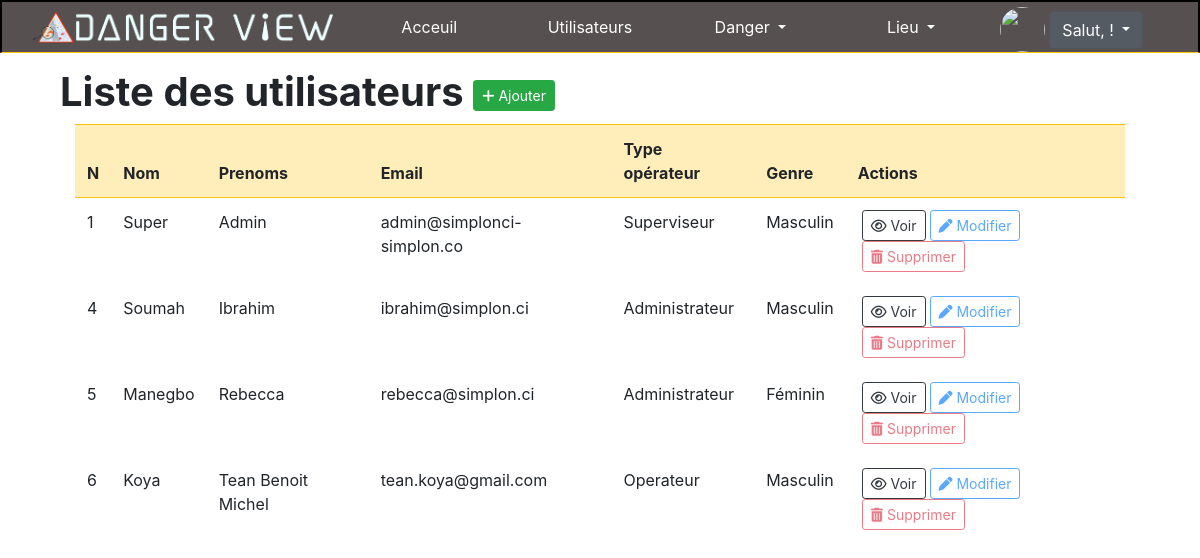
Page /list-utilisateur.php on the earlier database version.
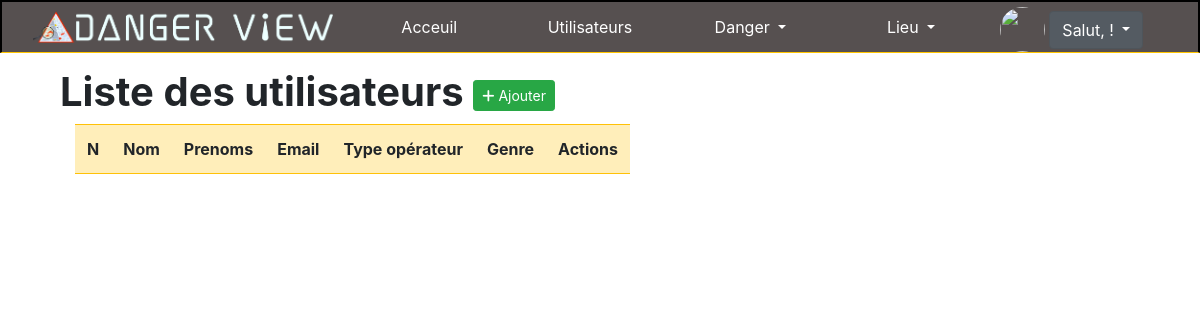
Same page on the later database version.
### tables this page shows
CREATE TABLE `user` (
  `idUtilisateur` int(11) NOT NULL,
  `nomUtilisateur` varchar(50) NOT NULL,
  `prenomUtilisateur` varchar(50) NOT NULL,
  `sexeUtilisateur` varchar(10) NOT NULL,
  `emailuser` varchar(50) NOT NULL,
  `motdepasseuser` varchar(60) NOT NULL,
  `dateinscriptionuser` datetime NOT NULL,
  `roleUtilisateur` varchar(30) NOT NULL,
  `aap` varchar(10) NOT NULL,
  `aav` varchar(10) NOT NULL,
  `aaq` varchar(10) NOT NULL,
  `aatd` varchar(10) NOT NULL,
  `aacd` varchar(10) NOT NULL,
  `avatar` varchar(60) NOT NULL,
  `idParent` int(11) NOT NULL
);

### table/user.php (the view)
<div class="container">
    <div class=" row ml-auto mr-auto  block-forms pl-25 " style="width:90vw;">
    <h1><strong>Liste des utilisateurs  </strong><a href="ajout-utilisateur.php" class="btn btn-success btn-sm"><i class="fa fa-plus" aria-hidden="true"></i> Ajouter</a></h1>
        <table class="table container-fluid content-justify-center table-responsive table-hover table-borderless">
            <thead class="border-bottom border-top border-warning">
                <tr class="table-warning">
                    <th>N</th>
                    <th>Nom</th>
                    <th>Prenoms</th>
                    <th>Email</th>
                    <th>Type opérateur</th>
                    <th>Genre</th>
                    <th>Actions</th>
                </tr>
            </thead>
            <tbody>
                <?php
                    $db= Database::connect();
                    $recupUtilisateur = $db->query('SELECT * FROM  user ORDER by dateinscriptionuser');
                    while($user = $recupUtilisateur-> fetch())
                    {
                        echo '<tr>
                        <td>';
                        echo $user['idUtilisateur'];
                        echo '</td>
                        <td>';
                        echo $user['nomUtilisateur'];
                        echo '</td>
                        <td>';
                        echo $user['prenomUtilisateur'];
                        echo '</td>
                        <td>';
                        echo $user['emailuser'];
                        echo '</td>
                        <td>';
                        echo $user['roleUtilisateur'];
                        echo '</td>
                        <td>';
                        if ($user['sexeUtilisateur'] == "M") {
                            echo 'Masculin';
                        }
                        else {
                            echo 'Féminin';
                        }
                        echo '</td><td>';
                        echo '<a class="btn btn btn-outline-dark btn-sm ml-1" href="view-utilisateur.php?id=' .$user['idUtilisateur'] .'"><i class="fa fa-eye" aria-hidden="true"></i> Voir</a>';
                        if ($_SESSION['idUtilisateur'] == $user['idParent'] || $_SESSION['typeUtilisateur'] == 'Super Administrateur') {
                            echo '<a class="btn btn-outline-primary btn-sm ml-1" href="ajout-utilisateur.php?id='.$user['idUtilisateur'].'&operation=modification"><i class="fas fa-pen" aria-hidden="true"></i> Modifier</a>';
                            echo '<a class="btn btn-outline-danger btn-sm ml-1 text-danger" data-toggle="modal" data-target="#exampleModalCenter'.$user['idUtilisateur'].'"><i class="fa fa-trash" aria-hidden="true"></i> Supprimer</a>';
                            echo '</td>
                             <tr>';
                            echo  '<div class="modal fade" id="exampleModalCenter'.$user['idUtilisateur'].'" tabindex="-1" role="dialog" aria-labelledby="exampleModalCenterTitle" aria-hidden="true">
                             <div class="modal-dialog modal-dialog-centered" role="document">
                                 <div class="modal-content">
                                 <div class="modal-header">
                                     <h5 class="modal-title" id="exampleModalLongTitle'.$user['idUtilisateur'].'">Supprimer un utilisateur</h5>
                                     <button type="button" class="close" data-dismiss="modal" aria-label="Close">
                                     <span aria-hidden="true">&times;</span>
                                     </button>
                                 </div>
                                 <div class="modal-body">
                                     Etes vous sur de vouloir supprimer '.$user['nomUtilisateur'].' '.$user['prenomUtilisateur'].'?
                                 </div>
                                 <div class="modal-footer">
                                     <form class="form" action="delete.php" role="form" method="post">
                                         <input type="hidden" name="id" value="'.$user['nomUtilisateur'].'"/>
                                         <button type="button" class="btn btn-outline-dark" data-dismiss="modal">Annuler</button>
                                         <a href="traitement/delete-user.php?id='.$user['idUtilisateur'].'" class="btn btn-danger">Supprimer</a>
                                     </form>
                                 </div>
                             </div>
                            </div>';
                        } else {
                            echo '<a class="btn btn-outline-primary btn-sm ml-1 disabled" href="#" ><i class="fas fa-pen" aria-hidden="true"></i> Modifier</a>';
                            echo '<a class="btn btn-outline-danger btn-sm ml-1 text-danger disabled" data-toggle="modal" data-target="#" ><i class="fa fa-trash" aria-hidden="true"></i> Supprimer</a>';
                            echo '</td>
                            <tr>';
                        }
                    }
                ?>
            </tbody>
        </table>
    </div>
</div>

Differences in the rows shown:
removed user: idUtilisateur "1", nomUtilisateur "Super", prenomUtilisateur "Admin", emailuser "admin@simplonci-simplon.co", roleUtilisateur "Superviseur", sexeUtilisateur "Masculin", idParent 0 (drawn)
removed user: idUtilisateur "4", nomUtilisateur "Soumah", prenomUtilisateur "Ibrahim", emailuser "ibrahim@simplon.ci", roleUtilisateur "Administrateur", sexeUtilisateur "Masculin", idParent 1 (drawn)
removed user: idUtilisateur "5", nomUtilisateur "Manegbo", prenomUtilisateur "Rebecca", emailuser "rebecca@simplon.ci", roleUtilisateur "Administrateur", sexeUtilisateur "Féminin", idParent 4 (drawn)
removed user: idUtilisateur "6", nomUtilisateur "Koya", prenomUtilisateur "Tean Benoit Michel", emailuser "tean.koya@gmail.com", roleUtilisateur "Operateur", sexeUtilisateur "Masculin", idParent 1 (drawn)
